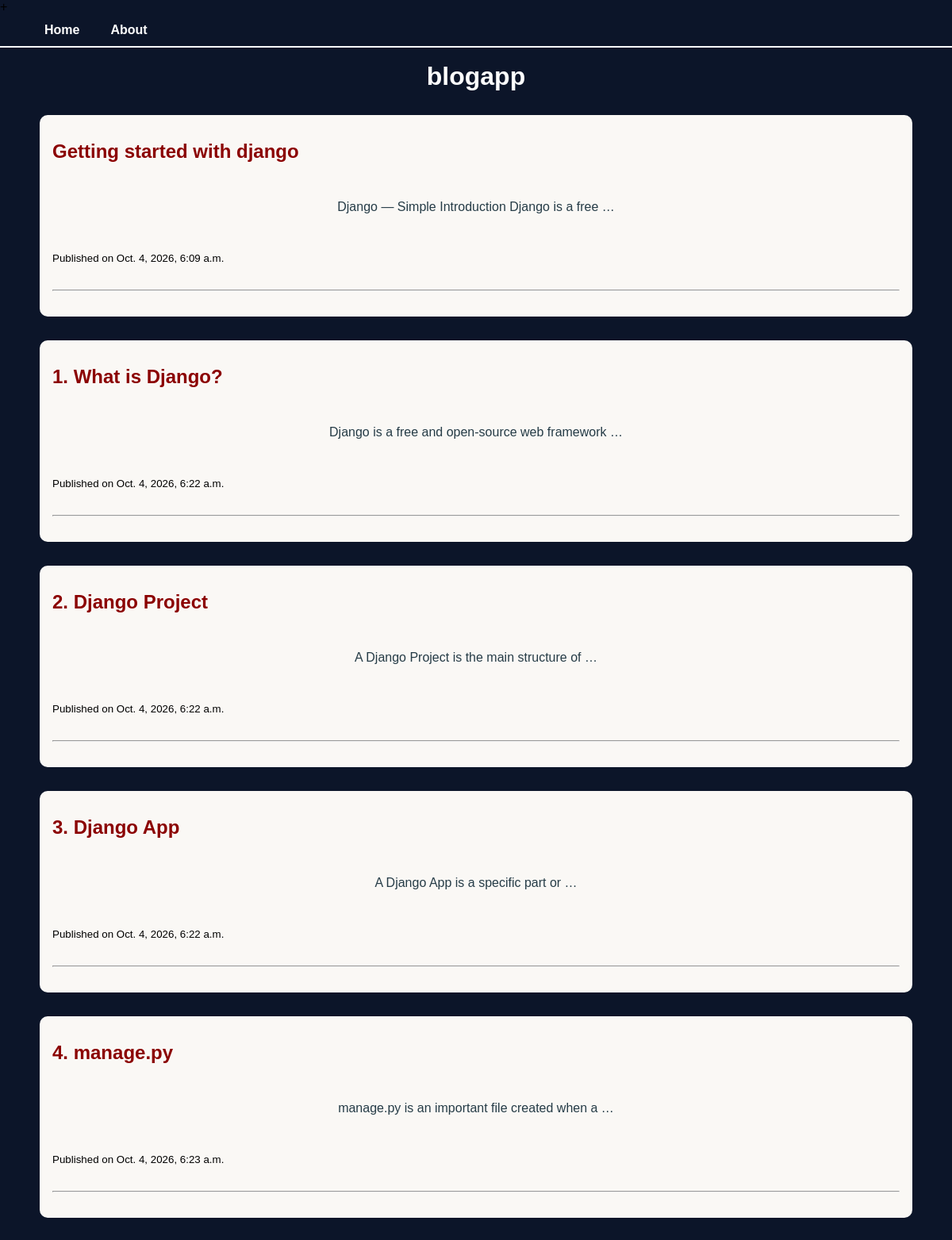
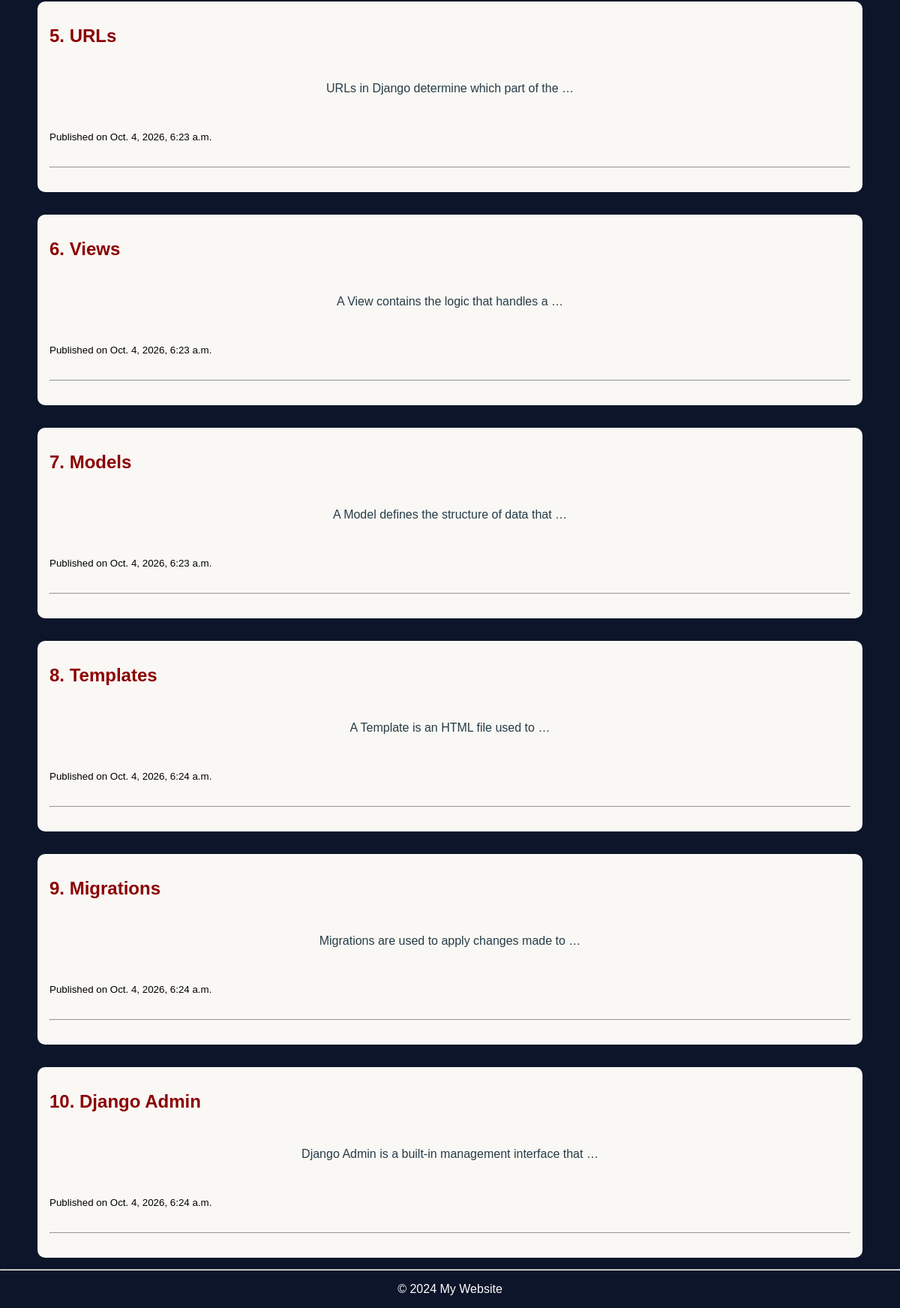
The page / on the database its author committed (2 pictures, top to bottom).
### blogapp/models.py (models this page shows)
class Post(models.Model):
    title = models.CharField(max_length=200)
    content = models.TextField()
    created_at = models.DateTimeField(auto_now_add=True)

### blogapp/views.py (the view)
# urls.py: path('', home),
def home(request):
    posts = Post.objects.all()
    context = {
        'site_name': 'blogapp',
        'posts': posts}
    return render(request, 'home.html', context)

### blogapp/templates/home.html (shortened to what this page needs)
{% extends "base.html" %}
{% block content %}
<h1>{{site_name}}</h1>
{% for post in posts %}
    {% include 'components/post_card.html' %}
{% endfor %}
{% endblock %}

### blogapp/templates/base.html (shortened to what this page needs)
 {% load static %}
<!DOCTYPE html>
<html>
<head>
    <link rel="stylesheet" href="{% static 'css/style.css' %}">
</head>
<body>
    <nav>
        <a href="/">Home</a>
        <a href="/about/">About</a>
    </nav>
    {% block content %}
    {% endblock %}
    {% include 'components/footer.html' %}
</body>
</html>

### blogapp/templates/components/post_card.html
<div>
  <h2>{{ post.title }}</h2>
  <p>{{ post.content| truncatewords:8 }}</p>
  <small>Published on {{ post.created_at }}</small>
  <hr>
</div>

### blogapp/templates/components/footer.html (shortened to what this page needs)
<footer>
    <hr>
    <p>© 2024 My Website</p>
</footer>

### blogapp/static/css/style.css (style rules this page uses)
* { margin: 0; padding: 0; box-sizing: border-box; }
body { font-family: Arial, Helvetica, sans-serif; margin-top: 0px; background-color: rgb(12, 21, 41); }
nav { margin-bottom: 20px; height: 40px; width: 100%; box-shadow: 0px 2px 0px 0px white; display: flex; justify-content: flex-start; align-items: center; gap: 1.5rem; padding-left: 3.5rem; }
nav a { margin-right: 15px; text-decoration: none; font-weight: bold; color: rgb(255, 255, 255); transition: all 1s; }
h2 { color: rgb(139, 0, 0); margin-bottom: 10px; }
div { background-color: #faf8f5; padding: 15px; margin-top: 30px; margin-left: 50px; margin-bottom: 15px; margin-right: 50px; border-radius: 10px; display: flex; flex-direction: column; gap: 2rem; padding: 2rem 1rem; }
div p { color: #263c47; margin-top: 5px; }

### blogapp/templates/home.html (style rules this page uses)
h1 { color: white; text-align: center; }

### blogapp/templates/components/footer.html (style rules this page uses)
p { color: white; text-align: center; margin: 1rem; }

### rows shown on the page
Post: title "Getting started with django", content "Django — Simple Introduction Django is a free …", created_at "Oct. 4, 2026, 6:09 a.m."
Post: title "1. What is Django?", content "Django is a free and open-source web framework …", created_at "Oct. 4, 2026, 6:22 a.m."
Post: title "2. Django Project", content "A Django Project is the main structure of …", created_at "Oct. 4, 2026, 6:22 a.m."
Post: title "3. Django App", content "A Django App is a specific part or …", created_at "Oct. 4, 2026, 6:22 a.m."
Post: title "4. manage.py", content "manage.py is an important file created when a …", created_at "Oct. 4, 2026, 6:23 a.m."
Post: title "5. URLs", content "URLs in Django determine which part of the …", created_at "Oct. 4, 2026, 6:23 a.m."
Post: title "6. Views", content "A View contains the logic that handles a …", created_at "Oct. 4, 2026, 6:23 a.m."
Post: title "7. Models", content "A Model defines the structure of data that …", created_at "Oct. 4, 2026, 6:23 a.m."
Post: title "8. Templates", content "A Template is an HTML file used to …", created_at "Oct. 4, 2026, 6:24 a.m."
Post: title "9. Migrations", content "Migrations are used to apply changes made to …", created_at "Oct. 4, 2026, 6:24 a.m."
Post: title "10. Django Admin", content "Django Admin is a built-in management interface that …", created_at "Oct. 4, 2026, 6:24 a.m."

### other values the page prints
{{ site_name }} "blogapp"
